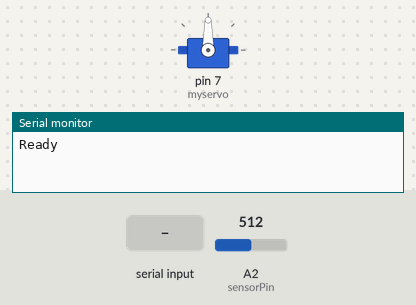
Bench run of a sketch on a simulated Arduino Uno, built with avr-gcc and run on an emulated ATmega328P. Shown: servo, the last lines printed to the serial monitor. The test bench sets the inputs (shaded band); at power-on: A2 (sensorPin) = 512.

Above: at 1.2 s.
1.3 s: "0" received over the second serial link
At 2.77 s:
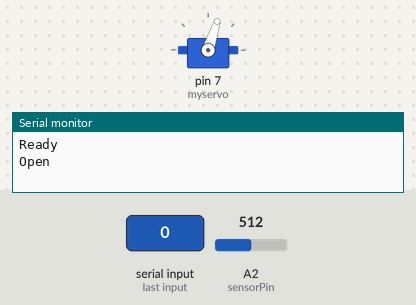
At 3.37 s:
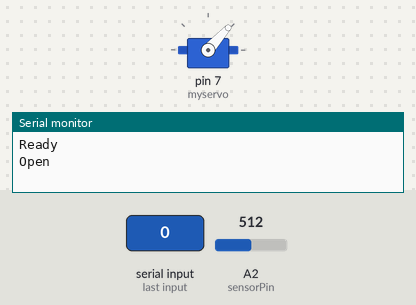
4.3 s: "1" received over the second serial link
At 6.7 s:
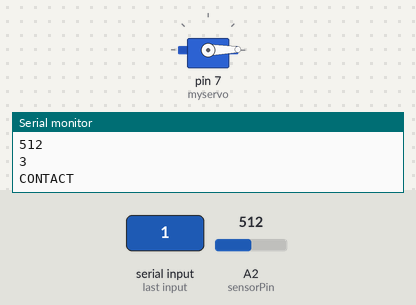
Timing chart, 0 to 8.2 s (numbered marks = the images above; inputs shaded):
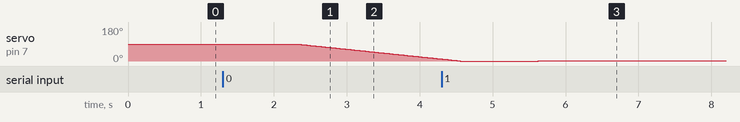

The sketch:

Soft_Gripper.ino
```cpp
#include <SoftwareSerial.h>
#include <Servo.h>

SoftwareSerial btSerial(3, 4);
Servo myservo;

int pos = 90;
int sensorPin = A2;
int sensorValue;
int threshold = 80;
int threshCount = 0;
int gripperDelay = 25;
int baseGripPosition = 0;
int finalGripPosition = 150;

void setup() {
  myservo.attach(7);
  Serial.begin(9600);
  Serial.println("Ready");
  btSerial.begin(9600);
  pinMode(INPUT, A2);
}

void loop() {
  if (btSerial.available() > 0) {
    String action = btSerial.readString();
    if (action == "1") engage();
    else if (action == "0") disengage();
  }

  if (Serial.available()) btSerial.write(Serial.read());
}

void engage() {
  Serial.println("Close");
  for (pos = baseGripPosition; pos <= finalGripPosition; pos += 1) {
    boolean res = pressureSense();
    if(res) break;
    myservo.write(pos);
    delay(gripperDelay);
  }
}

void disengage() {
  Serial.println("Open");
  for (pos; pos >= baseGripPosition; pos -= 1) {
    myservo.write(pos);
    delay(gripperDelay);
  }
}

boolean pressureSense(){
  sensorValue = analogRead(sensorPin);
  if(sensorValue > 0){
    Serial.println(sensorValue);
    delay(5);
  }
  if(sensorValue > threshold){
      threshCount++;
      Serial.println(threshCount);
      delay(5);
      if(threshCount > 2){
        int stopPos = myservo.read();
        myservo.write(stopPos);
        Serial.println("CONTACT");
        delay(gripperDelay);
        return true;
      }
  } else{
      threshCount = 0;
  }
  return false;
}
```

Measured:
- after the input at 1.3 s, servo on pin 7 (myservo): moves from 90° to 11° over 2.0 s, starting after 1.0 s
